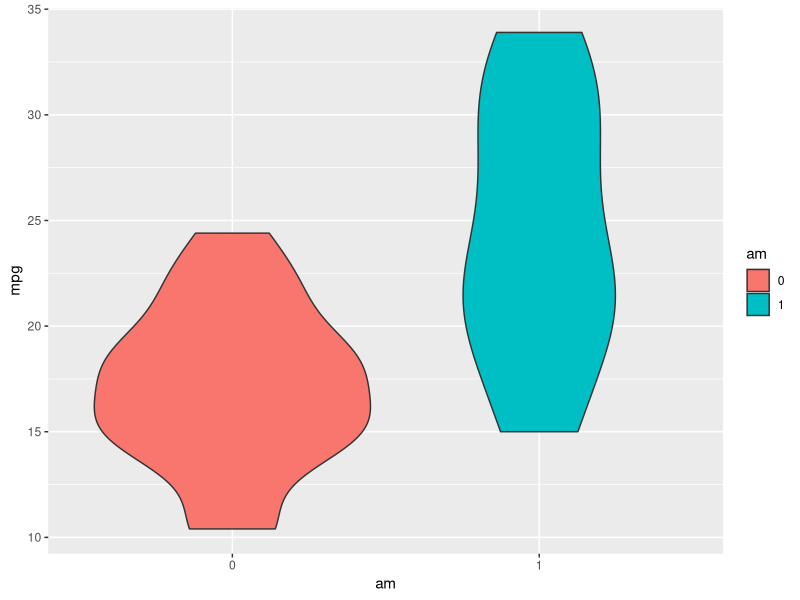
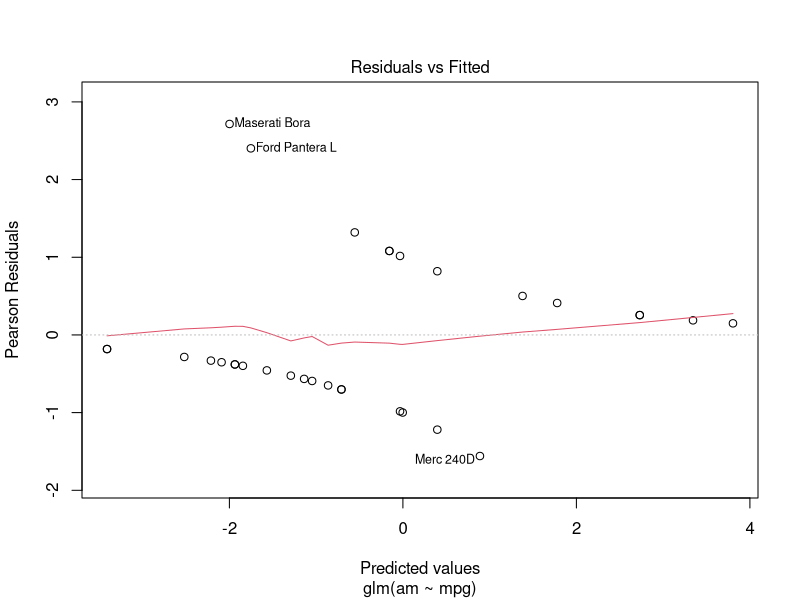
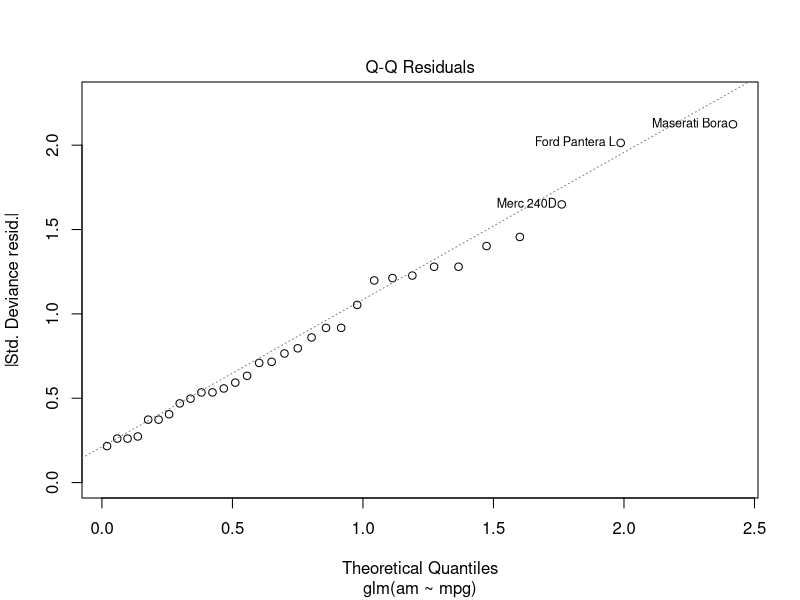
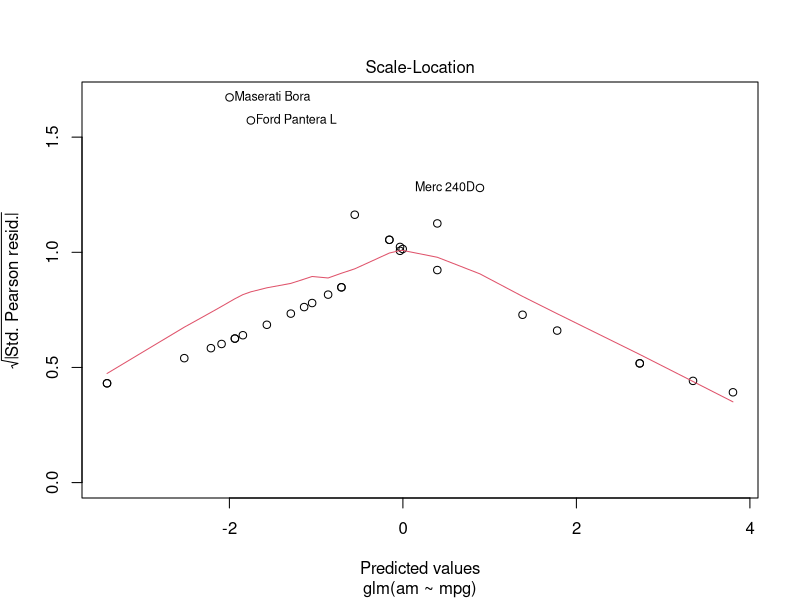
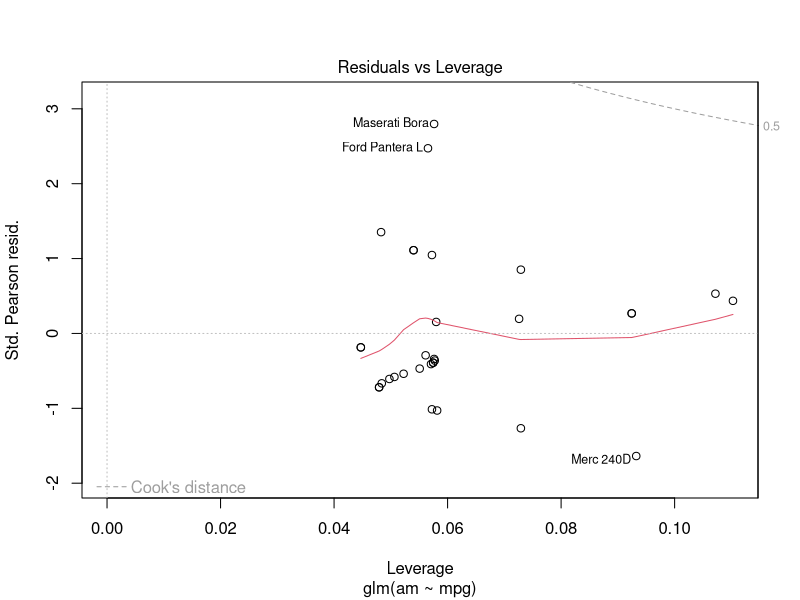
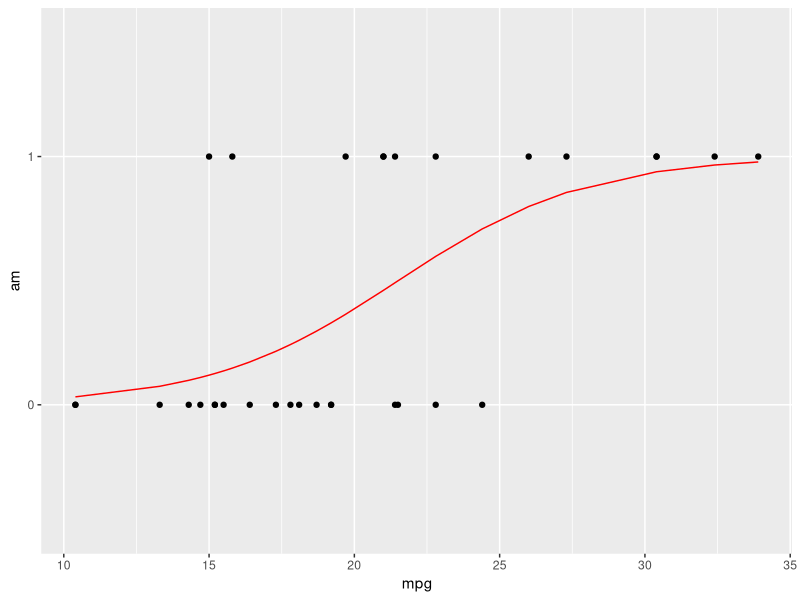
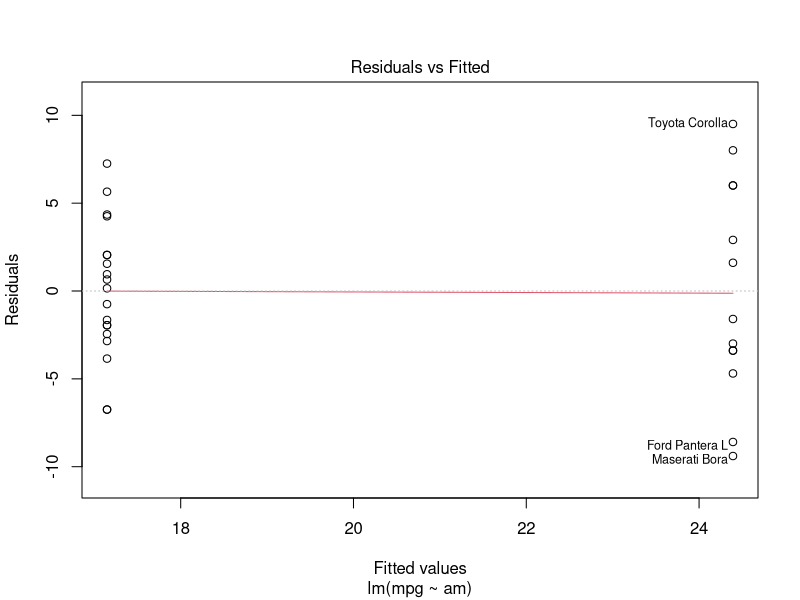
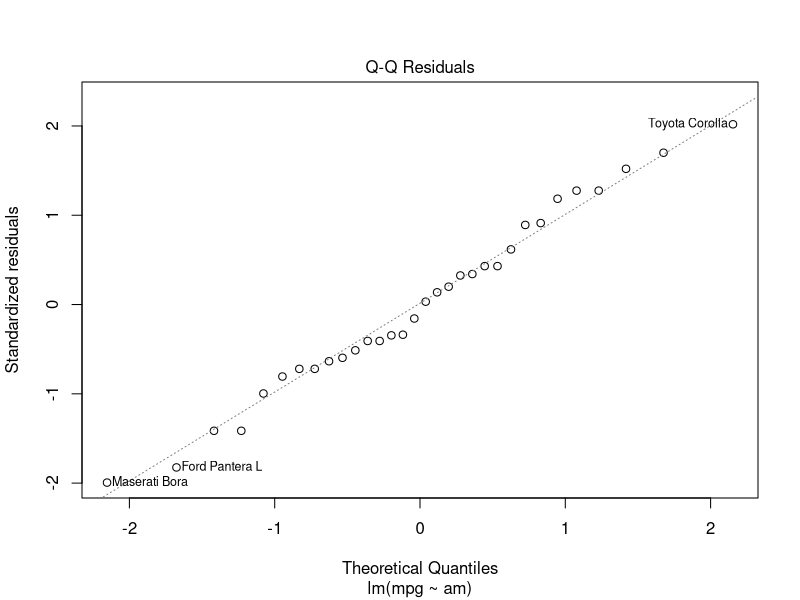

The R source for these figures, in order: (Note: this script raises an error after producing the figures.)
## ---- chunk 1
knitr::opts_chunk$set(echo = TRUE)
library(car)
library(plyr)
library(ggplot2)
## ---- chunk 2
data("mtcars")
mtcars$am <- factor(mtcars$am)
g <- ggplot(data = mtcars, aes(x = am, y = mpg, fill = am))
g <- g + geom_violin()
g

## ---- chunk 3
mdl <- glm(am ~ mpg, family = "binomial", data = mtcars)
summary(mdl)
plot(mdl)
x <- seq(0,35,.5)
g1 <- ggplot(data = mtcars )
g1 <- g1 + geom_point(aes(x = mpg, y =am ))
g1 <- g1 + geom_line(aes(x=mtcars$mpg,y=(1+predict(mdl, type = "response"))), col = "red")
g1
## ---- chunk 4
mdl <- lm(mpg ~ am , data = mtcars)
summary(mdl)
plot(mdl)
g1 <- ggplot(data = mtcars)
g1 <- g1 + geom_point(aes(x = am, y = mpg))
g1 <- g1 + geom_abline(aes(intercept = mdl$coef[1] ,slope = mdl$coef[2]), col = "red")
g1
## ---- chunk 5

mtcars <- mutate(mtcars, cyl = factor(cyl), vs = factor(vs), am = factor(am), gear = factor(gear), carb = factor(carb))
mdl <- lm(mpg ~ . , data = mtcars)
summary(mdl)
st <- step(mdl, direction = "backward", trace=TRUE )
anova(st)
vi <- as.data.frame(vif(mdl))
# which(vi==max(vi))
# rownames(vi)
# as.list(vi)
# plot(vi)
## ---- chunk 6
data("mtcars")
co <- cor(mc)
co <- co*(abs(co)<.3)
co<-abs(co)
corrplot.mixed(co)#, method = "ellipse")
#), type = "upper")
plot(mtcars$cyl, mtcars$disp)
# plot(mdl)
# g1 <- ggplot(data = mtcars)
# g1 <- g1 + geom_point(aes(x = am, y = mpg))
# g1 <- g1 + geom_abline(aes(intercept = mdl$coef[1] ,slope = mdl$coef[2]), col = "red")
# g1
## ---- chunk 7
mdl3 <- lm(mpg ~ disp * am, data = mtcars)
summary(mdl3)
plot(mdl3)
g1 <- ggplot(data = mtcars) + geom_point(aes(x = disp, y = mpg, col = am))
g1 <- g1 + geom_abline(aes(intercept = sum(mdl3$coef[c(1)])  ,slope = sum(mdl3$coef[c(2)]), col="salmon"))
g1 <- g1 + geom_abline(aes(intercept = sum(mdl3$coef[c(1,3)])  ,slope = sum(mdl3$coef[c(2,4)]), col = "blue"))
g1
## ---- chunk 8
mdl5 <- lm(mpg ~  am + cyl + hp + wt + disp, data = mtcars)
mdl4 <- lm(mpg ~  am + cyl + hp + wt, data = mtcars)
mdl3 <- lm(mpg ~  am + cyl + hp, data = mtcars)
mdl2 <- lm(mpg ~  am + cyl, data = mtcars)
mdl1 <- lm(mpg ~  am, data = mtcars)
anova(mdl1, mdl2, mdl3, mdl4, mdl5)
summary(mdl2)$coef
plot(mdl4)
g2 <- ggplot(data = mtcars) + geom_point(aes(x = hp, y = mpg, col=carb))
#g2 <- g2 + geom_abline(aes(intercept = mdl$coef[1] ,slope = mdl$coef[2]), col = "red")
g2
